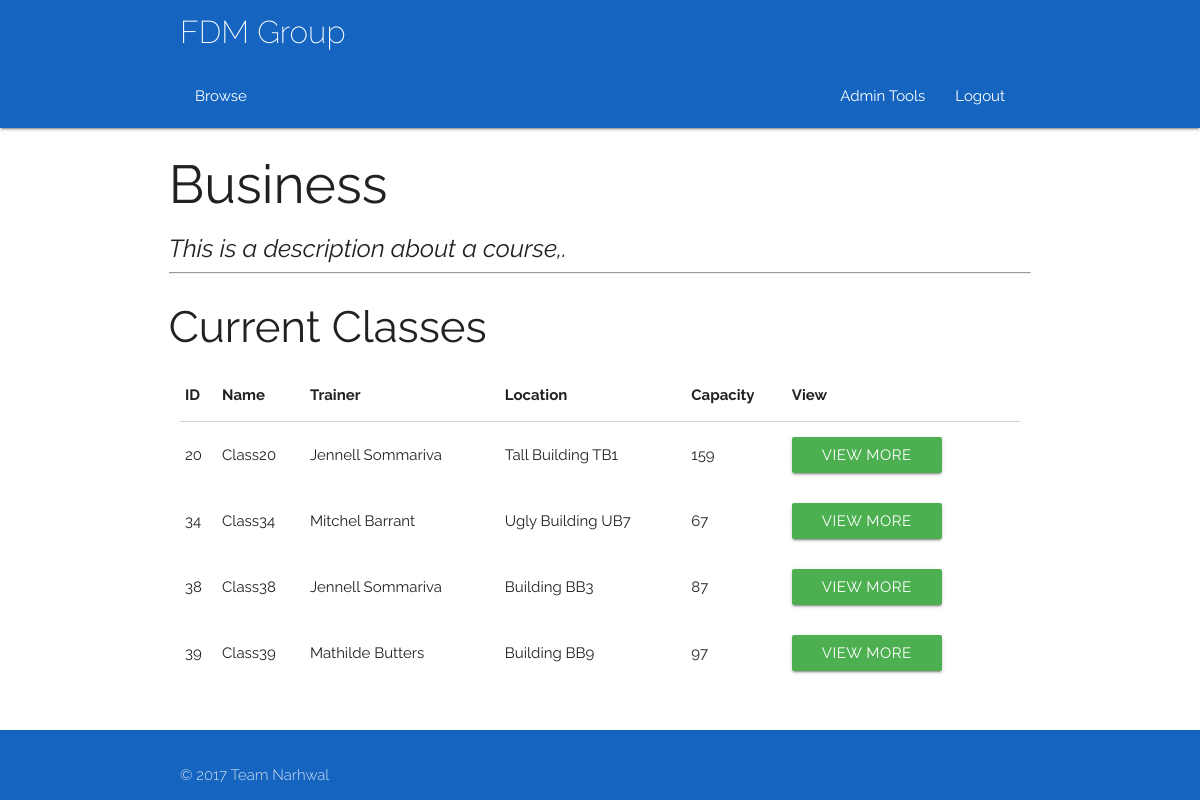
Screenshot of /course/0 (signed in) with the database file from the repository.
### app/models.py (models this page shows, shortened)
class Course(db.Model):
	__tablename__ = 'Course'
	courseID = db.Column(db.Integer, primary_key = True)
	title = db.Column(db.String(100))
	description = db.Column(db.String(100))

class Class(db.Model):
	__tablename__ = 'Class'
	classID = db.Column(db.Integer, primary_key = True)
	coursePoint = db.Column(db.Integer, db.ForeignKey('Course.courseID'))
	course = db.relationship("Course", foreign_keys = [coursePoint])
	courseID = db.Column(db.Integer)
	title = db.Column(db.String(100))
	description = db.Column(db.String(100))
	capacity = db.Column(db.Integer)
	startDate = db.Column(db.DateTime)
	duration = db.Column(db.Integer)
	endDate = db.Column(db.DateTime)
	reqFac = db.Column(db.String(100), default = 'None')
	preTrain = relationship("Class")
	parent_id = Column(db.Integer, ForeignKey('Class.classID'))
	locationPoint = db.Column(db.Integer, db.ForeignKey('Room.roomID'))
	location = db.relationship("Room", foreign_keys = [locationPoint])
	trainerPoint = db.Column(db.Integer, db.ForeignKey('Trainer.trainerID'))
	trainer = db.relationship("Trainer", foreign_keys = [trainerPoint])
	attendanceList = db.relationship('Delegate', secondary = association_table)
	waitList = db.relationship('Delegate', secondary = waiting_table)

class User(db.Model):
	__tablename__ = 'User'
	userID = db.Column(db.Integer, primary_key = True)
	name = db.Column(db.String(100))
	username = db.Column(db.String(100))
	email = db.Column(db.String(100))
	password = db.Column(db.String(100))
	type = db.Column(db.String(100))
	__mapper_args__ = {
		'polymorphic_identity': 'base',
		'polymorphic_on': type
	}

class Room(db.Model):
	__tablename__ = 'Room'
	roomID = db.Column(db.Integer, primary_key = True)
	capacity = db.Column(db.Integer)
	roomType = db.Column(db.String(100))
	roomCode = db.Column(db.String(100))
	building = db.Column(db.String(100))
	location = db.Column(db.String(100))
	facilities = db.Column(db.String(100))
	picURL = db.Column(db.String(100))
	accessRating = db.Column(db.String(100))

### app/views.py (the view)
@app.route('/course/<id>')
@login_required
def course(id):
    courseID = id
    if current_user.type != 'Admin':
        abort(403)
    current_course = courses(courseID=courseID)
    courseClassList = classes(course=current_course)
    if type(courseClassList) != list:
        courseClassList = [courseClassList]
    return render_template('courseDetails.html', title='Trainer Schedule', current_course=current_course, courseClassList=courseClassList)

### app/views.py (called while the page is built)
@login_manager.user_loader
def load_user(id):
    return models.User.query.get(id)

### queries.py (called while the page is built)
def listConvert(x):
    if(x.count() == 1):
        x = x[0]
        return x
    else:
        y = []
    for i in x:
        y.append(i)
    return y

def classes(**kwargs):
    q = models.Class.query.filter_by(**kwargs)
    q = listConvert(q)
    return q

def courses(**kwargs):
    q = models.Course.query.filter_by(**kwargs)
    q = listConvert(q)
    return q

### app/templates/courseDetails.html
{% extends "base.html" %} {% block content %}
<div class="container">
    <div class="row">
        <h2>{{current_course.title}}</h2>
        <h5><i>{{current_course.description}}</i></h5>
        <hr>
    </div>
    <div class = "row">
    <h3>Current Classes </h3>
            <div class="col s12">
            <table id="todo-table" class="responsive-table">
                <thead>
                    <tr>
                        <th>ID</th>
                        <th>Name</th>
                        <th>Trainer</th>
                        <th>Location</th>
                        <th>Capacity</th>
                        <th>View</th>
                    </tr>
                </thead>
                <tbody>
                    {%- for item in courseClassList %}
                    <tr>
                        <td>{{ item.classID }} </td>
                        <td>{{ item.title }}</td>
                        <td>{{ item.trainer.name }}</td>
                        <td>{{ item.location.building}} {{item.location.roomCode}}</td>
                        <td>{{ item.capacity }} </td>
                        <td>
                            <a href="/class/{{item.classID}}">
                                <button type="submit" href="/class/{{item.classID}}" class="waves-effect waves-light btn green">View More</button></a>
                        </td>
                        <td>
                    </tr>
                    {%- endfor %}
                </tbody>
            </table>
        </div>
        </div>
    </div>
    {% endblock %}

### app/static/css/style.css (style rules this page uses)
html { font-family: 'Raleway', sans-serif; }
.Site { display: flex; min-height: 100vh; flex-direction: column; }

### rows the page displays
Course: title "Business", description "This is a description about a course,."
Class: classID "20", title "Class20", trainer.name "Jennell Sommariva", location.building "Tall Building", location.roomCode "TB1", capacity "159"
Class: classID "34", title "Class34", trainer.name "Mitchel Barrant", location.building "Ugly Building", location.roomCode "UB7", capacity "67"
Class: classID "38", title "Class38", trainer.name "Jennell Sommariva", location.building "Building", location.roomCode "BB3", capacity "87"
Class: classID "39", title "Class39", trainer.name "Mathilde Butters", location.building "Building", location.roomCode "BB9", capacity "97"
